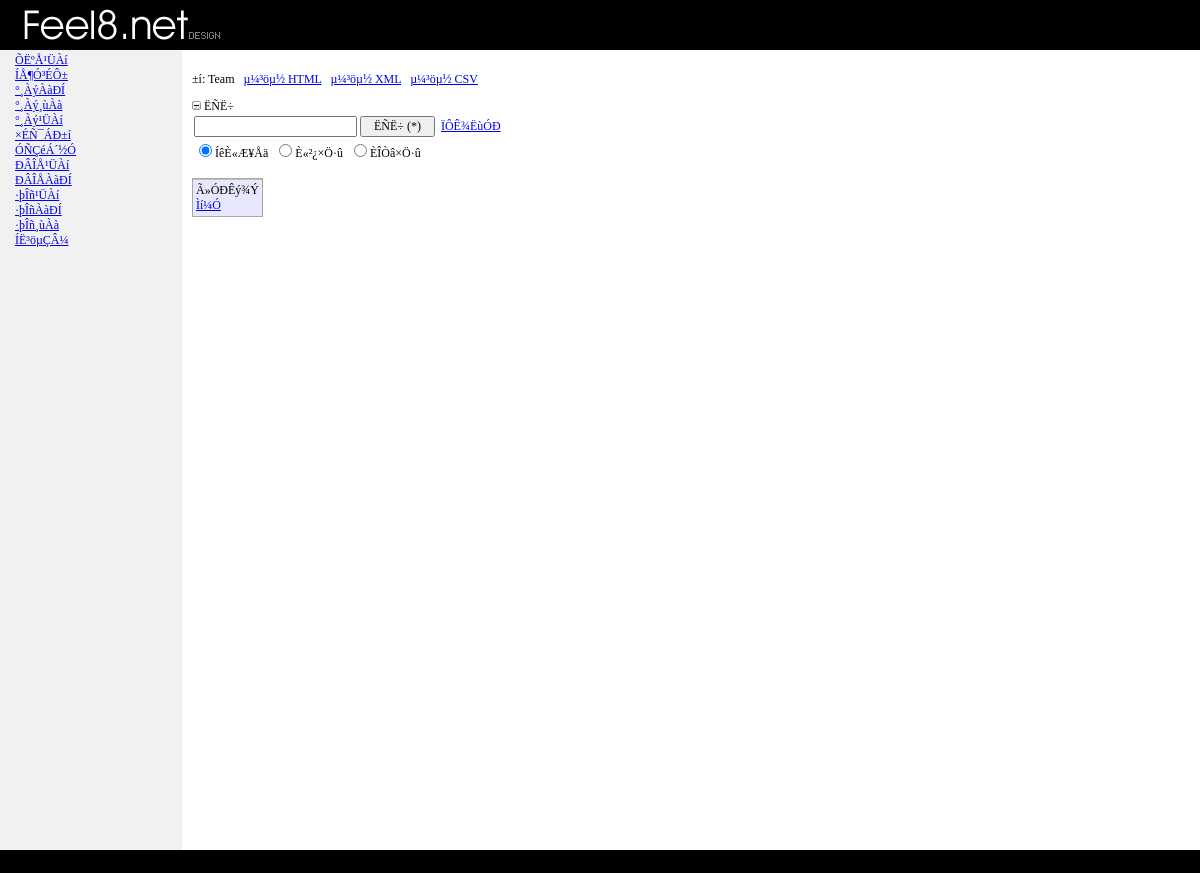
The page /admin/teamlist.php (signed in) on the database as committed earlier.
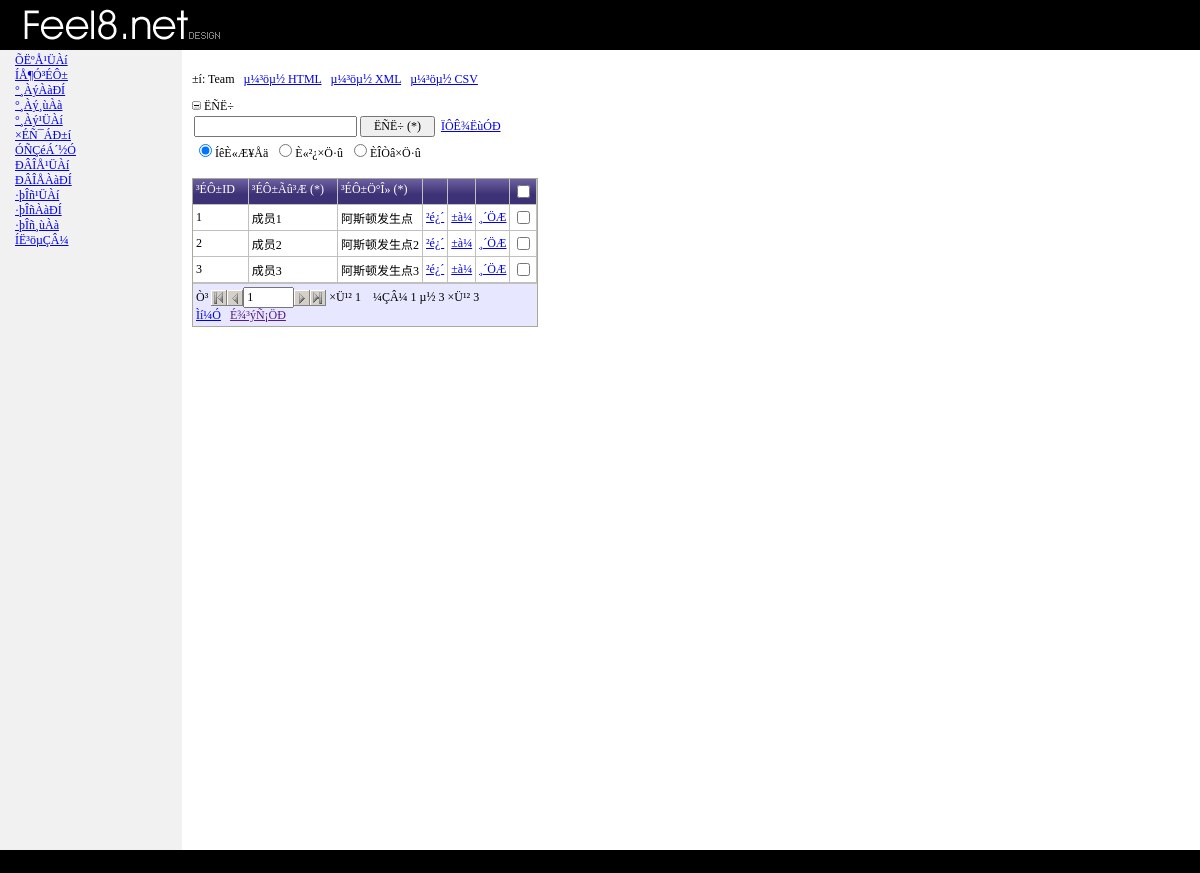
The same page on the database as committed later.
### tables this page shows
CREATE TABLE `team` (
  `id` bigint(20) NOT NULL AUTO_INCREMENT,
  `teampic` varchar(256) DEFAULT NULL,
  `teamname` varchar(200) DEFAULT NULL,
  `teamjobs` varchar(200) DEFAULT NULL,
  `teamdesc` text,
  PRIMARY KEY (`id`)
);

### admin/teamlist.php (the view, shortened to what the rows shown need)
<?php include "ewcfg6.php" ?>
<?php include "ewmysql6.php" ?>
<?php include "phpfn6.php" ?>
<?php include "teaminfo.php" ?>
<?php include "admininfo.php" ?>
<?php
$team_list = new cteam_list();
$Page =& $team_list;
$team_list->Page_Init();
$team_list->Page_Main();
?>
<?php include "header.php" ?>
<?php
	$bSelectLimit = ($team->Export == "" && $team->SelectLimit);
	$team_list->lTotalRecs = ($bSelectLimit) ? $team->SelectRecordCount() : $rs->RecordCount();
	$team_list->lStartRec = 1;
	if (!($team->ExportAll && $team->Export <> ""))
		$team_list->SetUpStartRec();
	if ($bSelectLimit)
		$rs = $team_list->LoadRecordset($team_list->lStartRec-1, $team_list->lDisplayRecs);
?>
<?php if ($Security->IsLoggedIn()) { ?>
<?php if ($team->Export == "" && $team->CurrentAction == "") { ?>
<a href="javascript:ew_ToggleSearchPanel(team_list);" style="text-decoration: none;"><img id="team_list_SearchImage" src="images/collapse.gif" alt="" width="9" height="9" border="0"></a><span class="phpmaker">&nbsp;ËÑË÷</span><br>
<?php } ?>
<?php } ?>
<?php $team_list->ShowMessage() ?>
<br>
<table cellspacing="0" class="ewGrid"><tr><td class="ewGridContent">
<div class="ewGridMiddlePanel">
<form name="fteamlist" id="fteamlist" class="ewForm" action="" method="post">
<?php if ($team_list->lTotalRecs > 0) { ?>
<table cellspacing="0" rowhighlightclass="ewTableHighlightRow" rowselectclass="ewTableSelectRow" roweditclass="ewTableEditRow" class="ewTable ewTableSeparate">
<?php
	$team_list->lOptionCnt = 0;
if ($Security->IsLoggedIn()) {
	$team_list->lOptionCnt++;
}
if ($Security->IsLoggedIn()) {
	$team_list->lOptionCnt++;
}
if ($Security->IsLoggedIn()) {
	$team_list->lOptionCnt++;
}
if ($Security->IsLoggedIn()) {
	$team_list->lOptionCnt++;
}
	$team_list->lOptionCnt += count($team_list->ListOptions->Items);
?>
<thead>
	<tr class="ewTableHeader">
<?php if ($team->id->Visible) {  ?>
	<?php if ($team->SortUrl($team->id) == "") { ?>
		<td>³ÉÔ±ID</td>
	<?php } else { ?>
		<td class="ewPointer" onmousedown="ew_Sort(event,'<?php echo $team->SortUrl($team->id) ?>',1);">
			<table cellspacing="0" class="ewTableHeaderBtn"></table>
		</td>
	<?php } ?>
<?php } ?>
<?php if ($team->teamname->Visible) {  ?>
	<?php if ($team->SortUrl($team->teamname) == "") { ?>
		<td>³ÉÔ±Ãû³Æ</td>
	<?php } else { ?>
		<td class="ewPointer" onmousedown="ew_Sort(event,'<?php echo $team->SortUrl($team->teamname) ?>',1);">
			<table cellspacing="0" class="ewTableHeaderBtn"></table>
		</td>
	<?php } ?>
<?php } ?>
<?php if ($team->teamjobs->Visible) {  ?>
	<?php if ($team->SortUrl($team->teamjobs) == "") { ?>
		<td>³ÉÔ±Ö°Î»</td>
	<?php } else { ?>
		<td class="ewPointer" onmousedown="ew_Sort(event,'<?php echo $team->SortUrl($team->teamjobs) ?>',1);">
			<table cellspacing="0" class="ewTableHeaderBtn"></table>
		</td>
	<?php } ?>
<?php } ?>
<?php if ($team->Export == "") { ?>
<?php if ($Security->IsLoggedIn()) { ?>
<td style="white-space: nowrap;">&nbsp;</td>
<?php } ?>
<?php if ($Security->IsLoggedIn()) { ?>
<td style="white-space: nowrap;">&nbsp;</td>
<?php } ?>
<?php if ($Security->IsLoggedIn()) { ?>
<td style="white-space: nowrap;">&nbsp;</td>
<?php } ?>
<?php if ($Security->IsLoggedIn()) { ?>
<td style="white-space: nowrap;"><input type="checkbox" name="key" id="key" class="phpmaker" onclick="team_list.SelectAllKey(this);"></td>
<?php } ?>
<?php } ?>
	</tr>
</thead>
<?php
if ($team->ExportAll && $team->Export <> "") {
	$team_list->lStopRec = $team_list->lTotalRecs;
} else {
	$team_list->lStopRec = $team_list->lStartRec + $team_list->lDisplayRecs - 1;
}
$team_list->lRecCount = $team_list->lStartRec - 1;
if ($rs && !$rs->EOF) {
	$rs->MoveFirst();
}
$team_list->lRowCnt = 0;
while (($team->CurrentAction == "gridadd" || !$rs->EOF) &&
	$team_list->lRecCount < $team_list->lStopRec) {
	$team_list->lRecCount++;
	if (intval($team_list->lRecCount) >= intval($team_list->lStartRec)) {
		$team_list->lRowCnt++;
	$team->CssClass = "";
	$team->CssStyle = "";
	$team->RowClientEvents = "onmouseover='ew_MouseOver(event, this);' onmouseout='ew_MouseOut(event, this);' onclick='ew_Click(event, this);'";
	if ($team->CurrentAction == "gridadd") {
		$team_list->LoadDefaultValues();
	} else {
		$team_list->LoadRowValues($rs);
	}
	$team->RowType = EW_ROWTYPE_VIEW;
	$team_list->RenderRow();
?>
	<tr<?php echo $team->RowAttributes() ?>>
	<?php if ($team->id->Visible) {  ?>
		<td<?php echo $team->id->CellAttributes() ?>>
<div<?php echo $team->id->ViewAttributes() ?>><?php echo $team->id->ListViewValue() ?></div>
</td>
	<?php } ?>
	<?php if ($team->teamname->Visible) {  ?>
		<td<?php echo $team->teamname->CellAttributes() ?>>
<div<?php echo $team->teamname->ViewAttributes() ?>><?php echo $team->teamname->ListViewValue() ?></div>
</td>
	<?php } ?>
	<?php if ($team->teamjobs->Visible) {  ?>
		<td<?php echo $team->teamjobs->CellAttributes() ?>>
<div<?php echo $team->teamjobs->ViewAttributes() ?>><?php echo $team->teamjobs->ListViewValue() ?></div>
</td>
	<?php } ?>
<?php if ($team->Export == "") { ?>
<?php if ($Security->IsLoggedIn()) { ?>
<td style="white-space: nowrap;"><span class="phpmaker">
<a href="<?php echo $team->ViewUrl() ?>">²é¿´</a>
</span></td>
<?php } ?>
<?php if ($Security->IsLoggedIn()) { ?>
<td style="white-space: nowrap;"><span class="phpmaker">
<a href="<?php echo $team->EditUrl() ?>">±à¼­</a>
</span></td>
<?php } ?>
<?php if ($Security->IsLoggedIn()) { ?>
<td style="white-space: nowrap;"><span class="phpmaker">
<a href="<?php echo $team->CopyUrl() ?>">¸´ÖÆ</a>
</span></td>
<?php } ?>
<?php if ($Security->IsLoggedIn()) { ?>
<td style="white-space: nowrap;"><span class="phpmaker">
<input type="checkbox" name="key_m[]" id="key_m[]"  value="<?php echo ew_HtmlEncode($team->id->CurrentValue) ?>" class="phpmaker" onclick='ew_ClickMultiCheckbox(this);'>
</span></td>
<?php } ?>
<?php } ?>
	</tr>
<?php
	}
	if ($team->CurrentAction <> "gridadd")
		$rs->MoveNext();
}
?>
</table>
<?php } ?>
</form>
</div>
<?php if ($team->Export == "") { ?>
<div class="ewGridLowerPanel">
<?php if ($team->CurrentAction <> "gridadd" && $team->CurrentAction <> "gridedit") { ?>
<form name="ewpagerform" id="ewpagerform" class="ewForm" action="<?php echo ew_CurrentPage() ?>">
<table border="0" cellspacing="0" cellpadding="0" class="ewPager">
	<tr>
		<td nowrap>
<?php if (!isset($team_list->Pager)) $team_list->Pager = new cPrevNextPager($team_list->lStartRec, $team_list->lDisplayRecs, $team_list->lTotalRecs) ?>
<?php if ($team_list->Pager->RecordCount > 0) { ?>
	<table border="0" cellspacing="0" cellpadding="0"><tr><td><span class="phpmaker">Ò³&nbsp;</span></td>
	<?php if ($team_list->Pager->FirstButton->Enabled) { ?>
	<td><a href="<?php echo $team_list->PageUrl() ?>start=<?php echo $team_list->Pager->FirstButton->Start ?>"><img src="images/first.gif" alt="µÚÒ»Ò³" width="16" height="16" border="0"></a></td>
	<?php } else { ?>
	<td><img src="images/firstdisab.gif" alt="µÚÒ»Ò³" width="16" height="16" border="0"></td>
	<?php } ?>
	<?php if ($team_list->Pager->PrevButton->Enabled) { ?>
	<td><a href="<?php echo $team_list->PageUrl() ?>start=<?php echo $team_list->Pager->PrevButton->Start ?>"><img src="images/prev.gif" alt="ÉÏÒ»Ò³" width="16" height="16" border="0"></a></td>
	<?php } else { ?>
	<td><img src="images/prevdisab.gif" alt="ÉÏÒ»Ò³" width="16" height="16" border="0"></td>
	<?php } ?>
	<td><input type="text" name="<?php echo EW_TABLE_PAGE_NO ?>" id="<?php echo EW_TABLE_PAGE_NO ?>" value="<?php echo $team_list->Pager->CurrentPage ?>" size="4"></td>
	<?php if ($team_list->Pager->NextButton->Enabled) { ?>
	<td><a href="<?php echo $team_list->PageUrl() ?>start=<?php echo $team_list->Pager->NextButton->Start ?>"><img src="images/next.gif" alt="ÏÂÒ»Ò³" width="16" height="16" border="0"></a></td>
	<?php } else { ?>
	<td><img src="images/nextdisab.gif" alt="ÏÂÒ»Ò³" width="16" height="16" border="0"></td>
	<?php } ?>
	<?php if ($team_list->Pager->LastButton->Enabled) { ?>
	<td><a href="<?php echo $team_list->PageUrl() ?>start=<?php echo $team_list->Pager->LastButton->Start ?>"><img src="images/last.gif" alt="×îºóÒ³" width="16" height="16" border="0"></a></td>
	<?php } else { ?>
	<td><img src="images/lastdisab.gif" alt="×îºóÒ³" width="16" height="16" border="0"></td>
	<?php } ?>
	<td><span class="phpmaker">&nbsp;×Ü¹² <?php echo $team_list->Pager->PageCount ?></span></td>
	</tr></table>
	</td>
	<td>&nbsp;&nbsp;&nbsp;&nbsp;</td>
	<td>
	<span class="phpmaker">¼ÇÂ¼ <?php echo $team_list->Pager->FromIndex ?> µ½ <?php echo $team_list->Pager->ToIndex ?> ×Ü¹² <?php echo $team_list->Pager->RecordCount ?></span>
<?php } ?>
		</td>
	</tr>
</table>
</form>
<?php } ?>
</div>
<?php } ?>
</td></tr></table>
<?php include "footer.php" ?>
<?php
class cteam_list {
	function PageUrl() {
		$PageUrl = ew_CurrentPage() . "?";
		return $PageUrl;
	}
	function cteam_list() {
		$conn = ew_Connect();
		$this->ListOptions = new cListOptions();
	}
	function Page_Init() {
		global $gsExport, $gsExportFile, $team;
		$Security = new cAdvancedSecurity();
	$team->Export = @$_GET["export"];
	}
	var $lDisplayRecs;
	var $lTotalRecs;
	function Page_Main() {
		global $objForm, $gsSearchError, $Security, $team;
		$this->lDisplayRecs = 20;
		$this->sSrchWhere = "";
		if ($team->getRecordsPerPage() <> "") {
			$this->lDisplayRecs = $team->getRecordsPerPage();
		} else {
			$this->lDisplayRecs = 20;
		}
		$team->Recordset_Searching($this->sSrchWhere);
		$sFilter = "";
		$team->setSessionWhere($sFilter);
		$team->CurrentFilter = "";
	}
	function SetUpStartRec() {
		global $team;
		$this->lStartRec = $team->getStartRecordNumber();
		if (!is_numeric($this->lStartRec) || $this->lStartRec == "") {
			$this->lStartRec = 1;
		} elseif (intval($this->lStartRec) > intval($this->lTotalRecs)) {
			$this->lStartRec = intval(($this->lTotalRecs-1)/$this->lDisplayRecs)*$this->lDisplayRecs+1;
			$team->setStartRecordNumber($this->lStartRec);
		} elseif (($this->lStartRec-1) % $this->lDisplayRecs <> 0) {
			$this->lStartRec = intval(($this->lStartRec-1)/$this->lDisplayRecs)*$this->lDisplayRecs+1;
			$team->setStartRecordNumber($this->lStartRec);
		}
	}
	function LoadRecordset($offset = -1, $rowcnt = -1) {
		global $conn, $team;
		$team->Recordset_Selecting($team->CurrentFilter);
		$sSql = $team->SelectSQL();
		if ($offset > -1 && $rowcnt > -1) $sSql .= " LIMIT $offset, $rowcnt";
		$conn->raiseErrorFn = 'ew_ErrorFn';
		$rs = $conn->Execute($sSql);
		return $rs;
	}
	function LoadRowValues(&$rs) {
		global $team;
		$team->teampic->Upload->DbValue = $rs->fields('teampic');
	}
	function RenderRow() {
		global $conn, $Security, $team;
		$team->Row_Rendering();
		$team->id->CellCssStyle = "";
		$team->id->CellCssClass = "";
		$team->teamname->CellCssStyle = "";
		$team->teamname->CellCssClass = "";
		$team->teamjobs->CellCssStyle = "";
		$team->teamjobs->CellCssClass = "";
		if ($team->RowType == EW_ROWTYPE_VIEW) {
			$team->id->ViewValue = $team->id->CurrentValue;
			$team->id->CssStyle = "";
			$team->id->CssClass = "";
			$team->id->ViewCustomAttributes = "";
			$team->teamname->ViewValue = $team->teamname->CurrentValue;
			$team->teamname->CssStyle = "";
			$team->teamname->CssClass = "";
			$team->teamname->ViewCustomAttributes = "";
			$team->teamjobs->ViewValue = $team->teamjobs->CurrentValue;
			$team->teamjobs->CssStyle = "";
			$team->teamjobs->CssClass = "";
			$team->teamjobs->ViewCustomAttributes = "";
			$team->id->HrefValue = "";
			$team->teamname->HrefValue = "";
			$team->teamjobs->HrefValue = "";
		}
	}
}
?>

Rows that differ between the two databases and show on the page:
added team: teamname "成员1", teamjobs "阿斯顿发生点", pageno "1", id "1"
Other text that changed with them:
form field key: (not shown) → "☐"
$team_list->Pager->PageCount: (not shown) → "1"
$team_list->Pager->ToIndex: (not shown) → "3"
$team_list->Pager->RecordCount: (not shown) → "3"
text no longer shown: "Ã»ÓÐÊý¾Ý"
text now shown: "³ÉÔ±ID ³ÉÔ±Ãû³Æ (*) ³ÉÔ±Ö°Î» (*) Ò³ ×Ü¹² ¼ÇÂ¼ µ½ ×Ü¹² É¾³ýÑ¡ÖÐ"
new list line: "1 ²é¿´ ±à¼­ ¸´ÖÆ ☐"
new list line: "2 成员2 阿斯顿发生点2 ²é¿´ ±à¼­ ¸´ÖÆ ☐"
new list line: "3 成员3 阿斯顿发生点3 ²é¿´ ±à¼­ ¸´ÖÆ ☐"
